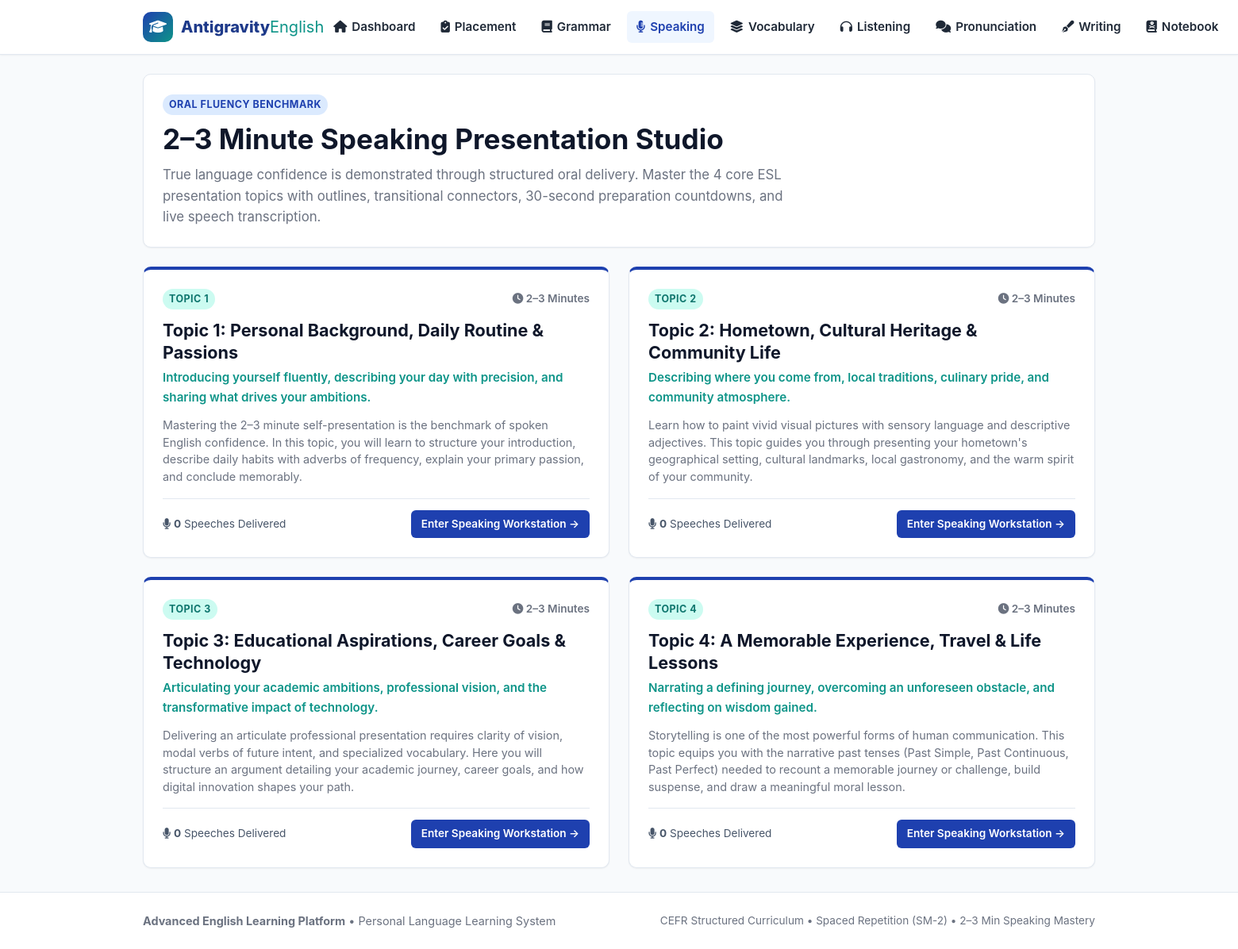
/speaking/ (signed in), run on the app's committed database.
### tables this page shows
CREATE TABLE speaking_topics (
    id INTEGER PRIMARY KEY AUTOINCREMENT,
    topic_number INTEGER UNIQUE NOT NULL,
    title TEXT NOT NULL,
    subtitle TEXT NOT NULL,
    duration_target TEXT DEFAULT '2–3 Minutes',
    overview TEXT NOT NULL,
    structure_json TEXT NOT NULL,
    vocabulary_json TEXT NOT NULL,
    transition_phrases_json TEXT NOT NULL,
    sample_speech TEXT NOT NULL,
    guiding_questions_json TEXT NOT NULL
);

### routes/speaking.py (the view)
@bp.route('')
@bp.route('/')
@login_required
def index():
    user_id = session['user_id']
    db = get_db()
    cur = db.execute("""
        SELECT st.*,
               (SELECT COUNT(*) FROM speaking_submissions ss WHERE ss.topic_id = st.id AND ss.user_id = ?) as submission_count,
               (SELECT MAX(duration_seconds) FROM speaking_submissions ss WHERE ss.topic_id = st.id AND ss.user_id = ?) as best_duration
        FROM speaking_topics st
        ORDER BY st.topic_number ASC
    """, (user_id, user_id))
    topics = cur.fetchall()
    cur2 = db.execute("""
        SELECT ss.*, st.title as topic_title
        FROM speaking_submissions ss
        JOIN speaking_topics st ON ss.topic_id = st.id
        WHERE ss.user_id = ?
        ORDER BY ss.created_at DESC LIMIT 5
    """, (user_id,))
    recent_submissions = cur2.fetchall()
    return render_template('speaking.html', topics=topics, recent_submissions=recent_submissions)

### database/db.py (called while the page is built)
def get_db():
    if 'db' not in g:
        db_path = current_app.config['DATABASE']
        db_dir = os.path.dirname(db_path)
        if db_dir and not os.path.exists(db_dir):
            os.makedirs(db_dir, exist_ok=True)
        g.db = sqlite3.connect(db_path)
        g.db.row_factory = sqlite3.Row
        g.db.execute("PRAGMA foreign_keys = ON;")
    return g.db

### routes/auth.py (called while the page is built)
def login_required(view):
    @functools.wraps(view)
    def wrapped_view(**kwargs):
        if g.user is None:
            flash("Please log in or continue as guest to access this section.", "info")
            return redirect(url_for('auth.login', next=request.url))
        return view(**kwargs)
    return wrapped_view

### templates/speaking.html (shortened to what this page needs)
{% extends "base.html" %}
{% block content %}
<div class="card" style="margin-bottom:24px;">
  <span class="badge badge-a1" style="margin-bottom:8px;">Oral Fluency Benchmark</span>
  <h1 style="font-size:2.2rem;margin-bottom:8px;">2–3 Minute Speaking Presentation Studio</h1>
  <p style="color:var(--text-muted);font-size:1.05rem;line-height:1.6;max-width:800px;">
    True language confidence is demonstrated through structured oral delivery. Master the 4 core ESL presentation topics with outlines, transitional connectors, 30-second preparation countdowns, and live speech transcription.
  </p>
</div>
<div class="grid-2" style="margin-bottom:30px;">
  {% for topic in topics %}
    <div class="card" style="display:flex;flex-direction:column;justify-content:space-between;border-top:4px solid var(--primary);">
      <div>
        <div style="display:flex;justify-content:space-between;align-items:center;margin-bottom:12px;">
          <span class="badge badge-b1">Topic {{ topic.topic_number }}</span>
          <span style="font-size:0.85rem;color:var(--text-muted);font-weight:600;">
            <i class="fas fa-clock"></i> {{ topic.duration_target }}
          </span>
        </div>
        <h3 style="font-size:1.35rem;color:#0f172a;margin-bottom:6px;">
          {{ topic.title }}
        </h3>
        <p style="font-size:0.95rem;color:var(--secondary);font-weight:600;margin-bottom:12px;">
          {{ topic.subtitle }}
        </p>
        <p style="font-size:0.9rem;color:var(--text-muted);line-height:1.5;margin-bottom:16px;">
          {{ topic.overview }}
        </p>
      </div>
      <div style="border-top:1px solid #e2e8f0;padding-top:14px;display:flex;justify-content:space-between;align-items:center;">
        <span style="font-size:0.85rem;color:#475569;">
          <i class="fas fa-microphone"></i> <strong>{{ topic.submission_count }}</strong> Speeches Delivered
        </span>
        <a href="{{ url_for('speaking.topic_detail', topic_number=topic.topic_number) }}" class="btn btn-primary btn-sm">
          Enter Speaking Workstation &rarr;
        </a>
      </div>
    </div>
  {% endfor %}
</div>
{% endblock %}

### static/css/style.css (style rules this page uses)
:root { --primary: #1e40af; --primary-light: #3b82f6; --primary-dark: #1e3a8a; --primary-subtle: #eff6ff; --secondary: #0d9488; --secondary-light: #14b8a6; --secondary-subtle: #f0fdfa; --accent: #f59e0b; --accent-light: #fbbf24; --accent-subtle: #fffbeb; --success: #16a34a; --success-subtle: #f0fdf4; --warning: #d97706; --warning-subtle: #fffbeb; --danger: #dc2626; --danger-subtle: #fef2f2; --text-main: #1f2937; --text-muted: #6b7280; --text-light: #9ca3af; --bg-page: #f8fafc; --bg-card: #ffffff; --bg-card-subtle: #f1f5f9; --border-color: #e2e8f0; --border-focus: #3b82f6; --shadow-sm: 0 1px 2px 0 rgba(0, 0, 0, 0.05); --shadow-md: 0 4px 6px -1px rgba(0, 0, 0, 0.1), 0 2px 4px -1px rgba(0, 0, 0, 0.06); --shadow-lg: 0 10px 15px -3px rgba(0, 0, 0, 0.1), 0 4px 6px -2px rgba(0, 0, 0, 0.05); --radius-sm: 6px; --radius-md: 10px; --radius-lg: 16px; --radius-full: 9999px; --font-main: -apple-system, BlinkMacSystemFont, "Segoe UI", Roboto, Helvetica, Arial, sans-serif; --font-km: "Hanuman", "Kantumruy Pro", "Khmer OS", -apple-system, sans-serif; }
* { box-sizing: border-box; margin: 0; padding: 0; }
body { font-family: var(--font-main); background-color: var(--bg-page); color: var(--text-main); line-height: 1.6; min-height: 100vh; display: flex; flex-direction: column; }
h1, h2, h3, h4, h5, h6 { color: #0f172a; font-weight: 700; line-height: 1.3; }
a { color: var(--primary-light); text-decoration: none; transition: color 0.15s ease; }
.card { background-color: var(--bg-card); border: 1px solid var(--border-color); border-radius: var(--radius-md); padding: 24px; box-shadow: var(--shadow-sm); transition: transform 0.15s ease, box-shadow 0.15s ease; }
.btn { display: inline-flex; align-items: center; justify-content: center; gap: 8px; font-weight: 600; font-size: 0.95rem; padding: 10px 18px; border-radius: var(--radius-sm); border: 1px solid transparent; cursor: pointer; transition: all 0.15s ease; text-decoration: none; }
.btn-primary { background-color: var(--primary); color: #ffffff; }
.btn-sm { padding: 6px 12px; font-size: 0.85rem; }
.badge { display: inline-block; padding: 3px 8px; border-radius: var(--radius-full); font-size: 0.78rem; font-weight: 700; text-transform: uppercase; letter-spacing: 0.5px; }
.badge-a1 { background-color: #dbeafe; color: #1e40af; }
.badge-b1 { background-color: #ccfbf1; color: #0f766e; }
.grid-2 { display: grid; grid-template-columns: repeat(2, 1fr); gap: 24px; }

### data on the page
speaking_topics: topic_number "1", duration_target "2–3 Minutes", title "Topic 1: Personal Background, Daily Routine & Passions", subtitle "Introducing yourself fluently, describing your day with precision, and sharing what drives your ambitions.", overview "Mastering the 2–3 minute self-presentation is the benchmark of spoken English confidence. In this topic, you will learn to structure your introduction, describe daily habits with adverbs of frequency, explain your primary passion, and conclude memorably.", submission_count "0"
speaking_topics: topic_number "2", duration_target "2–3 Minutes", title "Topic 2: Hometown, Cultural Heritage & Community Life", subtitle "Describing where you come from, local traditions, culinary pride, and community atmosphere.", overview "Learn how to paint vivid visual pictures with sensory language and descriptive adjectives. This topic guides you through presenting your hometown's geographical setting, cultural landmarks, local gastronomy, and the warm spirit of your community.", submission_count "0"
speaking_topics: topic_number "3", duration_target "2–3 Minutes", title "Topic 3: Educational Aspirations, Career Goals & Technology", subtitle "Articulating your academic ambitions, professional vision, and the transformative impact of technology.", overview "Delivering an articulate professional presentation requires clarity of vision, modal verbs of future intent, and specialized vocabulary. Here you will structure an argument detailing your academic journey, career goals, and how digital innovation shapes your path.", submission_count "0"
speaking_topics: topic_number "4", duration_target "2–3 Minutes", title "Topic 4: A Memorable Experience, Travel & Life Lessons", subtitle "Narrating a defining journey, overcoming an unforeseen obstacle, and reflecting on wisdom gained.", overview "Storytelling is one of the most powerful forms of human communication. This topic equips you with the narrative past tenses (Past Simple, Past Continuous, Past Perfect) needed to recount a memorable journey or challenge, build suspense, and draw a meaningful moral lesson.", submission_count "0"
